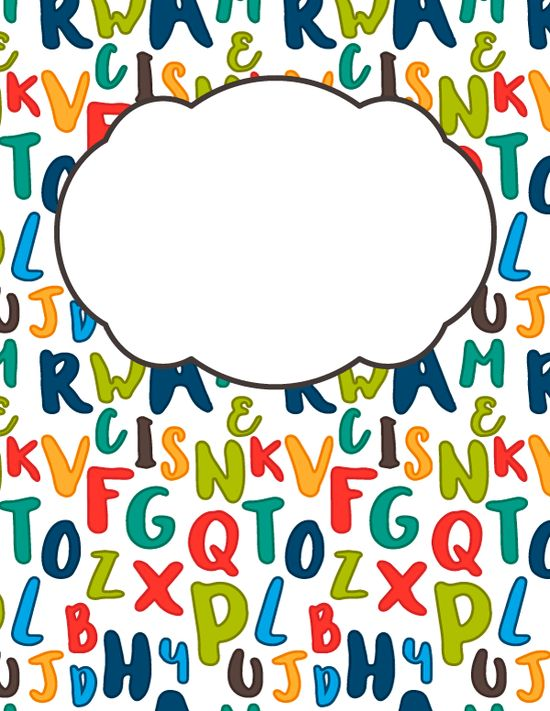
#> input picture teks.jpg, 550 x 711 px, found by its file name
$ python tes.py
#> lines starting #> are read from the running program, lines starting #| are printed output that depends on the picture; after the words box and inside, x2 and y2 are one past the last pixel; in counts of white or black regions, pixels touching at a corner belong together
import cv2

# Baca gambar
gambar = cv2.imread('teks.jpg')
#> gambar is the input picture: shape (711, 550, 3); mean B, G, R 192.1, 204.9, 203.1

# Konversi gambar ke grayscale
gray = cv2.cvtColor(gambar, cv2.COLOR_BGR2GRAY)
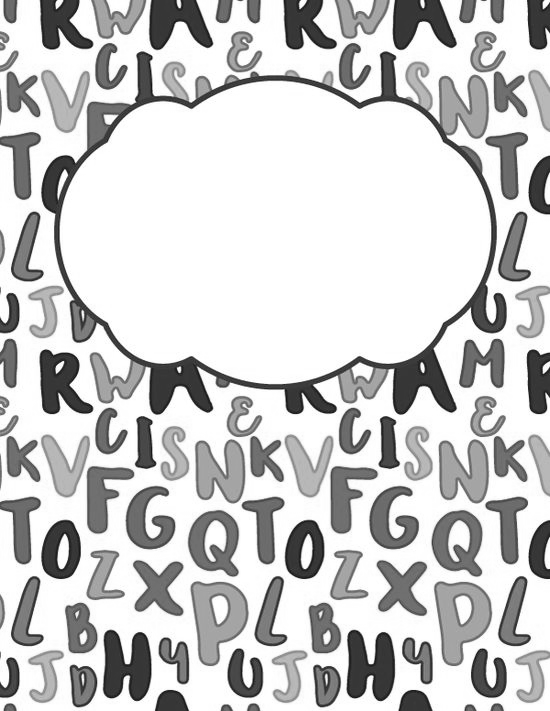
#> gray: shape (711, 550); min 12, max 255, mean 202.9

# Aplikasikan thresholding
_, threshold = cv2.threshold(gray, 127, 255, cv2.THRESH_BINARY_INV)
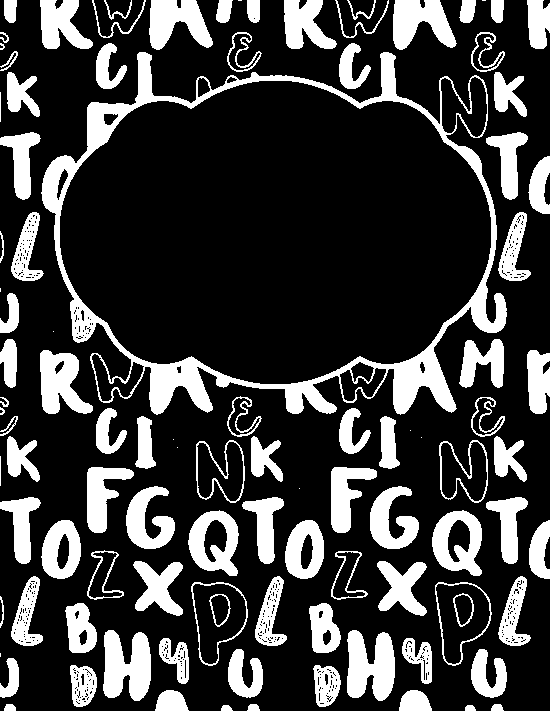
#> threshold: shape (711, 550); 23.5% white; 103 white regions (10 under 20 px)

# Temukan kontur
kontur, _ = cv2.findContours(threshold, cv2.RETR_EXTERNAL, cv2.CHAIN_APPROX_SIMPLE)
#> kontur = 101 contours, 14 with area under 20; largest, box (x1, y1, x2, y2) and area: (41, 52, 507, 415) 122588, (435, 582, 492, 666) 3164, (191, 582, 248, 666) 3160, (432, 510, 482, 576) 2427, (188, 510, 239, 576) 2419

# Hitung jumlah objek
jumlah_objek = len(kontur)
#> jumlah_objek = 101
jumlah_kata = len(kontur)
#> jumlah_kata = 101

print(f"Jumlah objek yang terdeteksi: {jumlah_objek}")
#| Jumlah objek yang terdeteksi: 101
print(f"Jumlah kata:{jumlah_kata}")
#| Jumlah kata:101

# Menampilkan gambar dengan kontur yang terdeteksi
for cnt in kontur:
    cv2.drawContours(gambar, [cnt], 0, (0, 255, 0), 3)
#> this loop made 101 passes
#> cnt on passes 11, 38, 43, 44, 47, 48, 52: [[0, 653], [0, 656]], [[299, 488]], [[0, 456], [0, 485]], [[177, 447]], [[173, 439]], [[421, 437]], [[410, 430]]
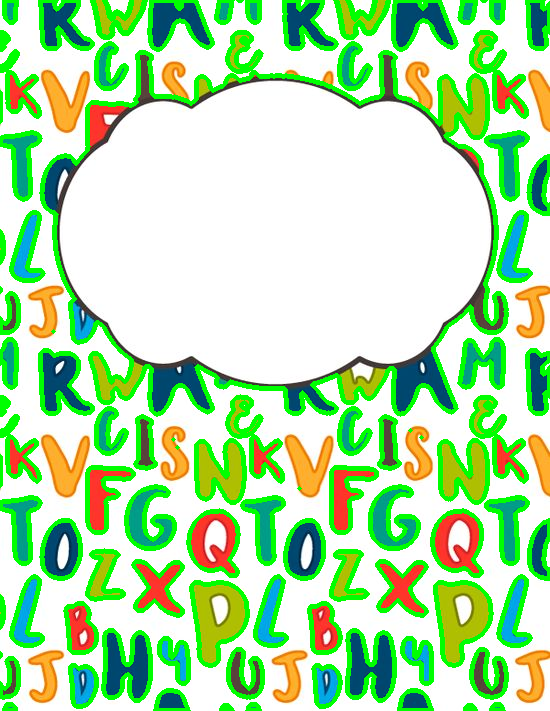
#> gambar: shape (711, 550, 3); 18.62% of pixels changed, all inside (x1, y1, x2, y2) = (0, 0, 550, 711)

cv2.imshow('Gambar dengan kontur', gambar)
cv2.waitKey(0)
cv2.destroyAllWindows()

$ run again, with ed3c5668f6c93125b59254f476c259a5.jpg copied over teks.jpg
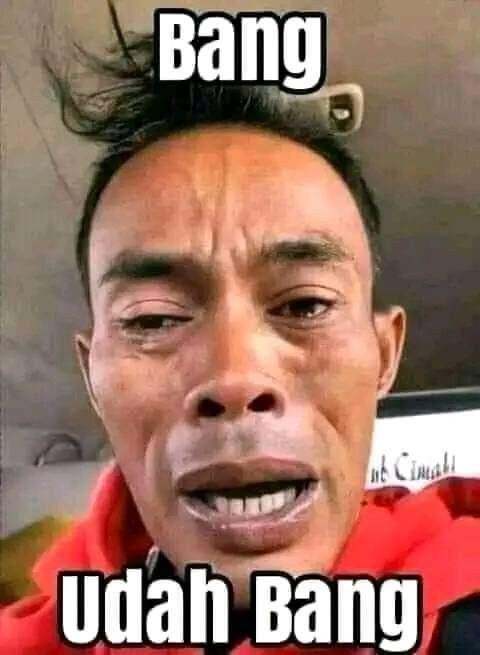
#> input picture ed3c5668f6c93125b59254f476c259a5.jpg, 480 x 655 px, found by its file name
#> gambar is the input picture: shape (655, 480, 3); mean B, G, R 100.1, 115.2, 155.5
#> `_, threshold = cv2.threshold(gray, 127, 255, cv2.THRESH_BINARY_INV)`:
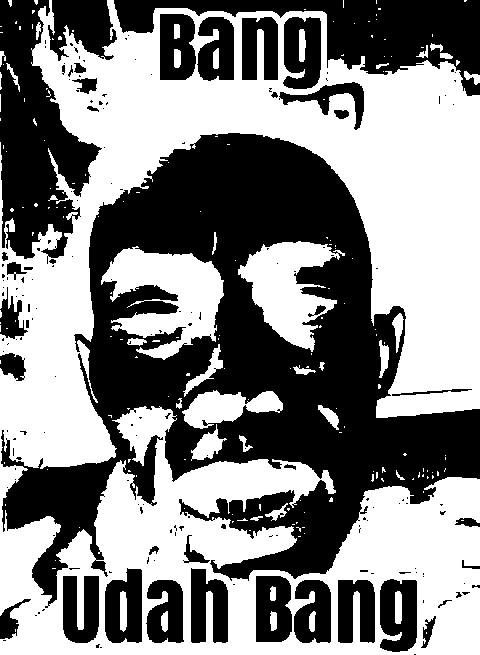
#> threshold: shape (655, 480); 51.9% white; 177 black regions (134 under 20 px)
#> kontur = 174 contours, 151 with area under 20; largest, box (x1, y1, x2, y2) and area: (0, 0, 480, 655) 167437, (101, 246, 224, 360) 7156, (238, 241, 345, 352) 5733, (182, 390, 283, 429) 2093, (191, 424, 227, 461) 523
#> jumlah_objek = 174
#| Jumlah objek yang terdeteksi: 174
#| Jumlah kata:174
#> the loop `for cnt in kontur:` made 174 passes
#> cnt on passes 1 to 3: [[15, 629], [15, 631]], [[52, 568], [55, 568]], [[55, 560]]
#> after the loop `for cnt in kontur:`:
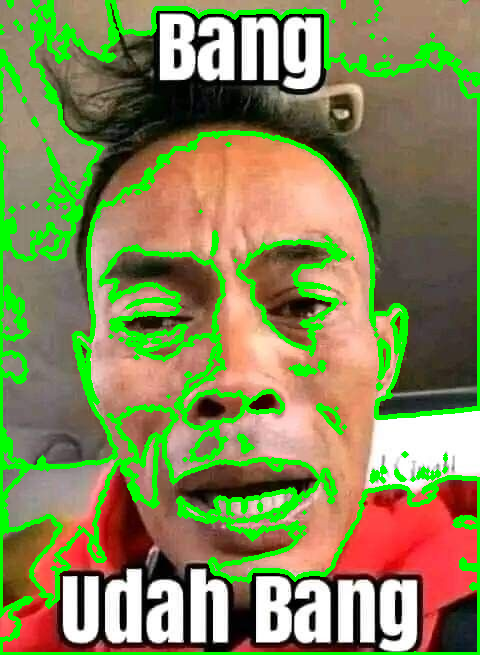
#> gambar: shape (655, 480, 3); 14.38% of pixels changed, all inside (x1, y1, x2, y2) = (0, 0, 480, 655)
